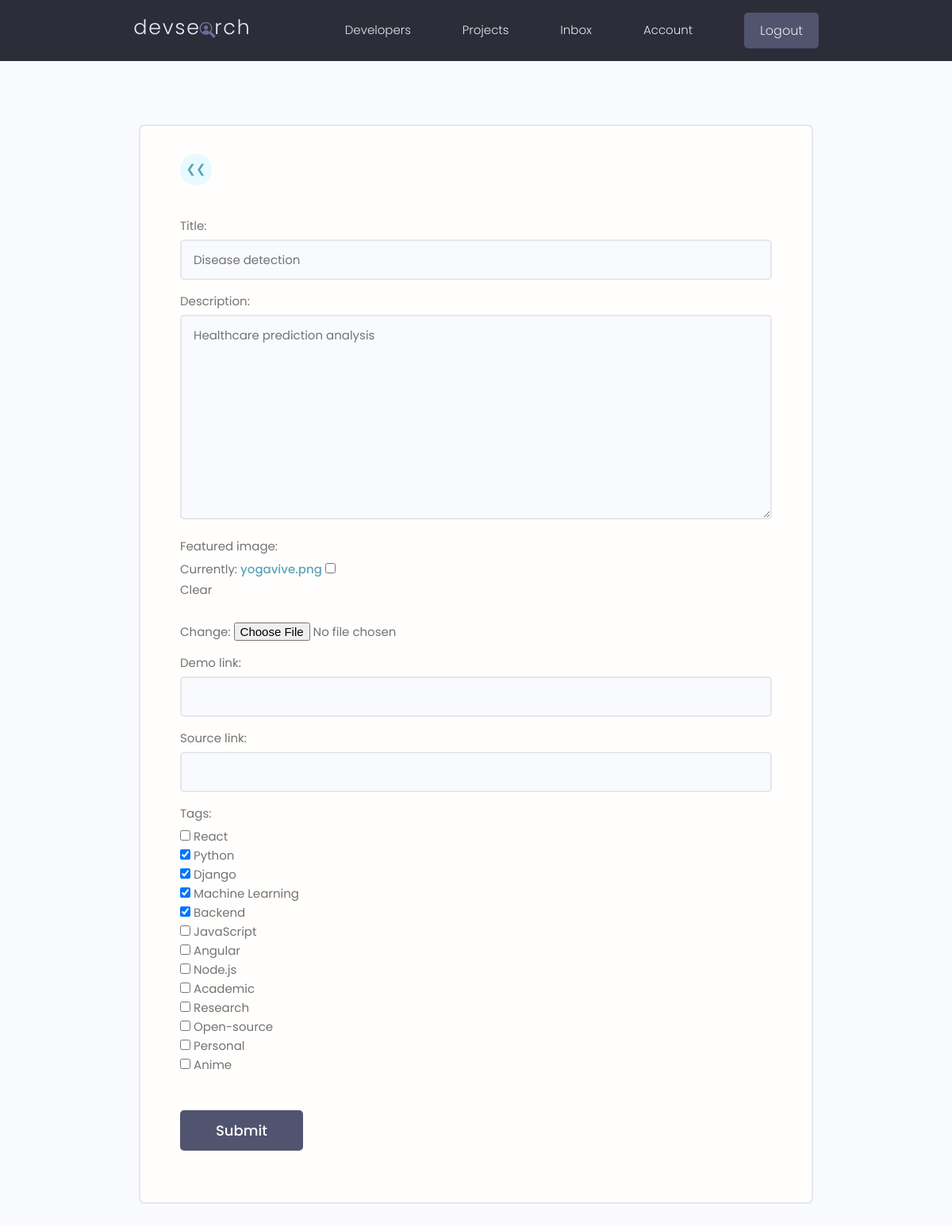
Before: /projects/update-project/188a0761-b9ea-46d9-8bc8-cf6d448e13de/ (signed in) with the older database file.
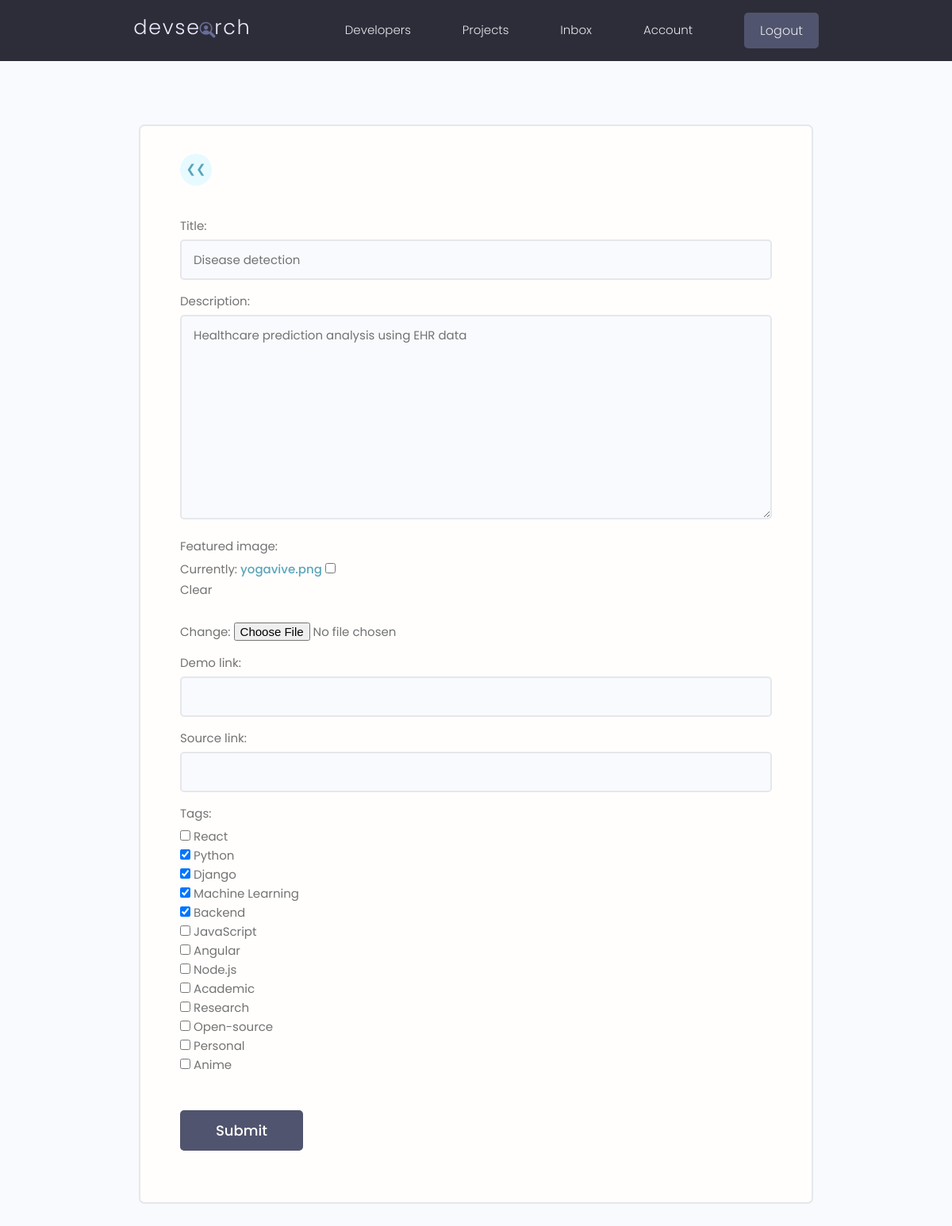
After: the same page with the newer database file.
### projects/models.py (models this page shows, shortened)
class Project(models.Model):
    owner=models.ForeignKey(Profile,null=True, blank=True,on_delete=models.SET_NULL)
    title=models.CharField(max_length=200)
    description=models.TextField(null=True,blank=True)
    featured_image=models.ImageField(null=True,blank=True,default='default.jpeg')
    demo_link=models.CharField(max_length=2000,null=True,blank=True)
    source_link=models.CharField(max_length=2000,null=True,blank=True)
    tags=models.ManyToManyField('Tag',blank=True)
    vote_total=models.IntegerField(default=0, null=True,blank=True)
    vote_ratio=models.IntegerField(default=0, null=True,blank=True)
    created=models.DateTimeField(auto_now_add=True)
    id=models.UUIDField(default=uuid.uuid4,unique=True,primary_key=True,editable=False)
    class Meta:
        ordering=['-vote_ratio','-vote_total','title']

### projects/views.py (the view)
# urls.py: path('update-project/<str:pk>/',views.updateProject,name="update-project"),
@login_required(login_url="login")
def updateProject(request,pk):
    profile=request.user.profile
    project=profile.project_set.get(id=pk)
    form = ProjectForm(instance=project)
    if request.method == 'POST':
        form=ProjectForm(request.POST,request.FILES,instance=project)
        if form.is_valid():
            form.save()
            return redirect('account')
    context={'form': form}
    return render(request,'projects/project_form.html',context)

### projects/forms.py
class ProjectForm(ModelForm):
    class Meta:
        model=Project
        fields=['title','description','featured_image','demo_link','source_link','tags']
        widgets={
            'tags':forms.CheckboxSelectMultiple(),
        }
    def __init__(self,*args,**kwargs):
        super(ProjectForm,self).__init__(*args,**kwargs)
        for name,field in self.fields.items():
            field.widget.attrs.update({'class':'input'})

### projects/models.py (called while the page is built)
    def __str__(self):
        return self.name

### projects/templates/projects/project_form.html (shortened to what this page needs)
{% extends 'main.html' %}
{% block content %}
<main class="formPage my-xl">
    <div class="content-box">
        <div class="formWrapper">
            <a class="backButton" href="{% url 'account' %}">&#10094;&#10094;</a>
            <br>
            <form class="form" action="" method="POST" enctype="multipart/form-data">
                {% for field in form %}
                <div class="form__field">
                    <label for="formInput#text">{{field.label}}: </label>
                        {{field}}
                </div>
                {% endfor %}
                <input class="btn btn--sub btn--lg  my-md" type="submit" value="Submit" />
            </form>
        </div>
    </div>
</main>
{% endblock content %}

Changed rows visible on the page:
changed Project "Disease detection": description "Healthcare prediction analysis" → "Healthcare prediction analysis using EHR data"
